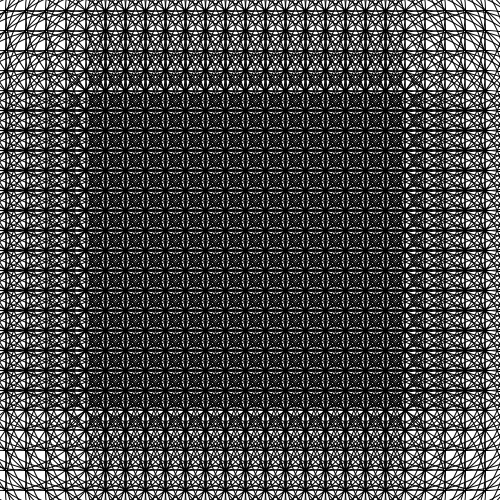
Frame 1 (no input)
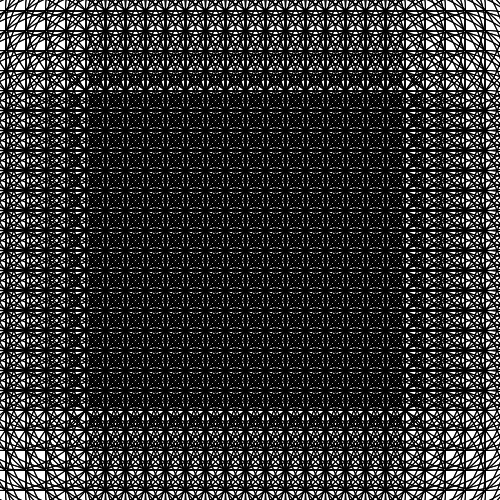
Frame 2 (the mouse pressed at the canvas centre, redrawn once)

The Processing sketch that drew these frames (run headless with seeded random() and noise(); the mouse was pressed at the canvas centre and the sketch redrawn once):

// Processing sketch: processing_81522
// ── processing_81522.pde

void setup ()
{
size(500,500);
background(255);
stroke(0);
noFill();
smooth();
}


void draw()
{  
for (int posX=5;posX < width;posX=posX+20)
{
  for (int posY=10;posY < height; posY=posY+20)
  {

  ellipse(posX,posY,200,200);

  }
}
  noLoop();

} 
